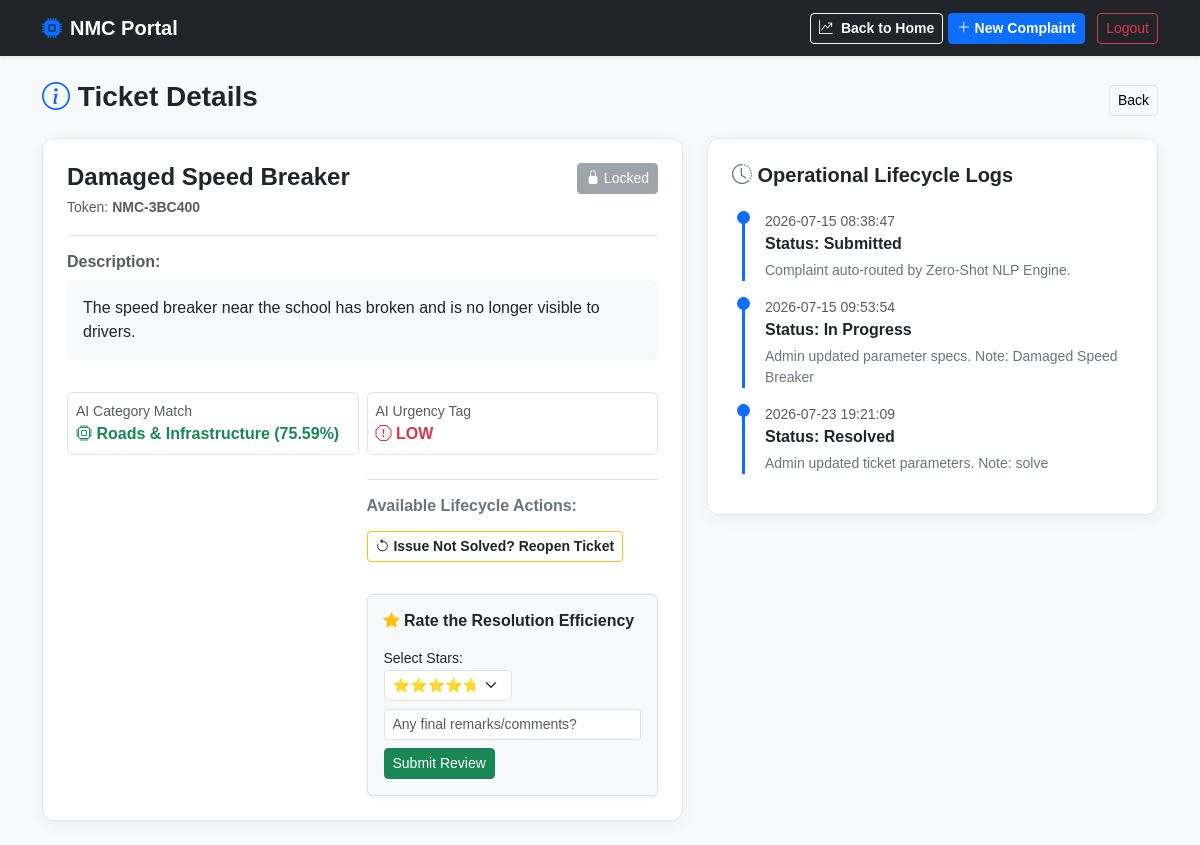
Page /citizen/complaint/2 (signed in) on the committed database.
### tables this page shows
CREATE TABLE complaints (
    id                  INTEGER  PRIMARY KEY AUTOINCREMENT,
    user_id             INTEGER  NOT NULL,
    title               TEXT     NOT NULL,
    description         TEXT     NOT NULL, 
    original_language   TEXT     DEFAULT 'en', 
    translated_text     TEXT,                  
    address             TEXT,
    
    -- AI Predictions (Citizen Features 05, 06, 15, 19)
    ai_category         TEXT,    
    ai_confidence       REAL,    
    ai_urgency          TEXT     CHECK(ai_urgency IN ('CRITICAL', 'HIGH', 'MEDIUM', 'LOW')),
    ai_sentiment        TEXT,    
    
    -- Management & Operations (Admin Features 01, 07, 11)
    status              TEXT     DEFAULT 'Submitted' CHECK(status IN ('Submitted', 'Under Review', 'In Progress', 'Resolved', 'Rejected', 'Escalated', 'Withdrawn')),
    tracking_token      TEXT     NOT NULL UNIQUE, 
    assigned_officer_id INTEGER, 
    
    -- SLA Configuration (Your Manual Custom SLA Requirement)
    custom_sla_hours    INTEGER  DEFAULT NULL, 
    resolution_note     TEXT,                  
    
    -- Duplicate & Merge System (Citizen Feature 04 / Admin Feature 04)
    is_duplicate        INTEGER  DEFAULT 0,
    parent_id           INTEGER, 
    
    created_at          DATETIME DEFAULT CURRENT_TIMESTAMP,
    updated_at          DATETIME DEFAULT CURRENT_TIMESTAMP,
    FOREIGN KEY (user_id) REFERENCES users(id) ON DELETE CASCADE,
    FOREIGN KEY (assigned_officer_id) REFERENCES staff(id) ON DELETE SET NULL,
    FOREIGN KEY (parent_id) REFERENCES complaints(id) ON DELETE SET NULL
);

CREATE TABLE complaint_history (
    id              INTEGER  PRIMARY KEY AUTOINCREMENT,
    complaint_id    INTEGER  NOT NULL,
    old_status      TEXT,
    new_status      TEXT     NOT NULL,
    changed_by_staff_id INTEGER, 
    note            TEXT,        
    changed_at      DATETIME DEFAULT CURRENT_TIMESTAMP,
    FOREIGN KEY (complaint_id) REFERENCES complaints(id) ON DELETE CASCADE,
    FOREIGN KEY (changed_by_staff_id) REFERENCES staff(id) ON DELETE SET NULL
);

### app.py (the view)
@app.route('/citizen/complaint/<int:complaint_id>')
def complaint_detail(complaint_id):
    if 'user_id' not in session or session.get('role') != 'CITIZEN':
        flash("Please log in to continue.", "warning")
        return redirect(url_for('login'))
    conn = sqlite3.connect(DB_NAME)
    conn.row_factory = sqlite3.Row
    cursor = conn.cursor()
    complaint = cursor.execute("SELECT * FROM complaints WHERE id = ? AND user_id = ?", (complaint_id, session['user_id'])).fetchone()
    if not complaint:
        conn.close()
        flash("Complaint not found, or you do not have permission to access it.", "danger")
        return redirect(url_for('citizen_dashboard'))
    history = cursor.execute("""
        SELECT ch.*, s.full_name as officer_name
        FROM complaint_history ch
        LEFT JOIN staff s ON ch.changed_by_staff_id = s.id
        WHERE ch.complaint_id = ? ORDER BY ch.changed_at ASC
    """, (complaint_id,)).fetchall()
    conn.close()
    return render_template('track.html', complaint=complaint, history=history, view_mode='detail')

### templates/track.html (shortened to what this page needs)
<!DOCTYPE html>
<html lang="en">
<head>
    <link href="https://cdn.jsdelivr.net/npm/bootstrap@5.3.0/dist/css/bootstrap.min.css" rel="stylesheet">
    <link rel="stylesheet" href="https://cdn.jsdelivr.net/npm/bootstrap-icons@1.11.1/font/bootstrap-icons.css">
</head>
<body>
<nav class="navbar navbar-expand-lg navbar-dark bg-dark shadow-sm mb-4">
    <div class="container">
        <a class="navbar-brand fw-bold" href="/citizen/dashboard"><i class="bi bi-cpu-fill me-2 text-primary"></i>NMC Portal</a>
        <div class="ms-auto">
            <a href="/public/insights" class="btn btn-outline-light btn-sm fw-bold"><i class="bi bi-graph-up-arrow me-1"></i> Back to Home</a>
            <a href="/citizen/file_complaint" class="btn btn-primary btn-sm fw-bold me-2"><i class="bi bi-plus-lg"></i> New Complaint</a>
            <a href="/logout" class="btn btn-outline-danger btn-sm fw-medium">Logout</a>
        </div>
    </div>
</nav>
<div class="container">
    {% if view_mode == 'detail' %}
    <div class="d-flex justify-content-between align-items-center mb-3">
        <h3 class="fw-bold"><i class="bi bi-info-circle text-primary"></i> Ticket Details</h3>
        <a href="/citizen/dashboard" class="btn btn-light border btn-sm">Back </a>
    </div>
    <div class="row">
        <div class="col-md-7 mb-4">
            <div class="card card-custom p-4 bg-white">
                <div class="d-flex justify-content-between align-items-start border-bottom pb-3 mb-3">
                    <div>
                        <h4 class="fw-bold mb-1">{{ complaint.title }}</h4>
                        <span class="text-muted small">Token: <strong>{{ complaint.tracking_token }}</strong></span>
                    </div>
                    <div>
                        {% if complaint.status == 'Submitted' %}
                            <a href="/citizen/complaint/edit/{{ complaint.id }}" class="btn btn-sm btn-warning fw-bold"><i class="bi bi-pencil-square"></i> Edit Content</a>
                        {% else %}
                            <button class="btn btn-sm btn-secondary" disabled><i class="bi bi-lock-fill"></i> Locked</button>
                        {% endif %}
                    </div>
                </div>
                <h6 class="fw-bold text-muted">Description:</h6>
                <p class="text-dark bg-light p-3 rounded" style="white-space: pre-wrap;">{{ complaint.description }}</p>
                <div class="row g-2 mt-2">
                    <div class="col-sm-6">
                        <div class="border p-2 rounded">
                            <span class="small text-muted d-block">AI Category Match</span>
                            <span class="fw-bold text-success"><i class="bi bi-cpu"></i> {{ complaint.ai_category }} ({{ complaint.ai_confidence }}%)</span>
                        </div>
                    </div>
                    <div class="col-sm-6">
                        <div class="border p-2 rounded">
                            <span class="small text-muted d-block">AI Urgency Tag</span>
                            <span class="fw-bold text-danger"><i class="bi bi-exclamation-octagon"></i> {{ complaint.ai_urgency }}</span>
                        </div>
                        <div class="border-top pt-3 mt-4">
                            <h6 class="fw-bold text-secondary mb-3">Available Lifecycle Actions:</h6>
                            {% if complaint.status == 'Resolved' %}
                                <a href="/citizen/complaint/reopen/{{ complaint.id }}" class="btn btn-outline-warning btn-sm fw-bold text-dark mb-4"><i class="bi bi-arrow-counterclockwise"></i> Issue Not Solved? Reopen Ticket</a>
                                <div class="card bg-light p-3 border mt-2 shadow-sm">
                                    <h6 class="fw-bold text-dark"><i class="bi bi-star-fill text-warning"></i> Rate the Resolution Efficiency</h6>
                                    <form action="/citizen/complaint/rate/{{ complaint.id }}" method="POST" class="mt-2">
                                        <div class="mb-2">
                                            <label class="small fw-medium">Select Stars:</label>
                                            <select name="star_rating" class="form-select form-select-sm w-50" required>
                                                <option value="5">⭐⭐⭐⭐⭐ (Excellent)</option>
                                            </select>
                                        </div>
                                        <div class="mb-2">
                                            <input type="text" name="comment" class="form-control form-control-sm" placeholder="Any final remarks/comments?">
                                        </div>
                                        <button type="submit" class="btn btn-success btn-sm fw-medium">Submit Review</button>
                                    </form>
                                </div>
                            {% endif %}
                        </div>
                    </div>
                </div>
            </div>
        </div>
        <div class="col-md-5">
            <div class="card card-custom p-4 bg-white">
                <h5 class="fw-bold mb-4"><i class="bi bi-clock-history text-secondary"></i> Operational Lifecycle Logs</h5>
                {% for log in history %}
                <div class="timeline-step mb-3">
                    <span class="small text-muted d-block">{{ log.changed_at }}</span>
                    <strong class="text-dark">Status: {{ log.new_status }}</strong>
                    <p class="small text-secondary mb-0 mt-1">{{ log.note }}</p>
                </div>
                {% endfor %}
            </div>
        </div>
    </div>
    {% endif %}
</div>
</body>
</html>

### templates/track.html (style rules this page uses)
body { background-color: #f8f9fa; font-family: sans-serif; }
.card-custom { border-radius: 12px; box-shadow: 0 4px 15px rgba(0,0,0,0.05); border: 1px solid #e3e6f0; }
.timeline-step { border-left: 3px solid #0d6efd; position: relative; padding-left: 20px; margin-left: 10px; }
.timeline-step::before { content: ''; position: absolute; left: -8px; top: 0; width: 13px; height: 13px; border-radius: 50%; background-color: #0d6efd; }

### rows in the picture
complaints: title "Damaged Speed Breaker", tracking_token "NMC-3BC400", description "The speed breaker near the school has broken and is no longer visible to drivers.", ai_category "Roads & Infrastructure", ai_confidence "75.59", ai_urgency "LOW"
complaint_history: changed_at "2026-07-15 08:38:47", new_status "Submitted", note "Complaint auto-routed by Zero-Shot NLP Engine."
complaint_history: changed_at "2026-07-15 09:53:54", new_status "In Progress", note "Admin updated parameter specs. Note: Damaged Speed Breaker"
complaint_history: changed_at "2026-07-23 19:21:09", new_status "Resolved", note "Admin updated ticket parameters. Note: solve"
